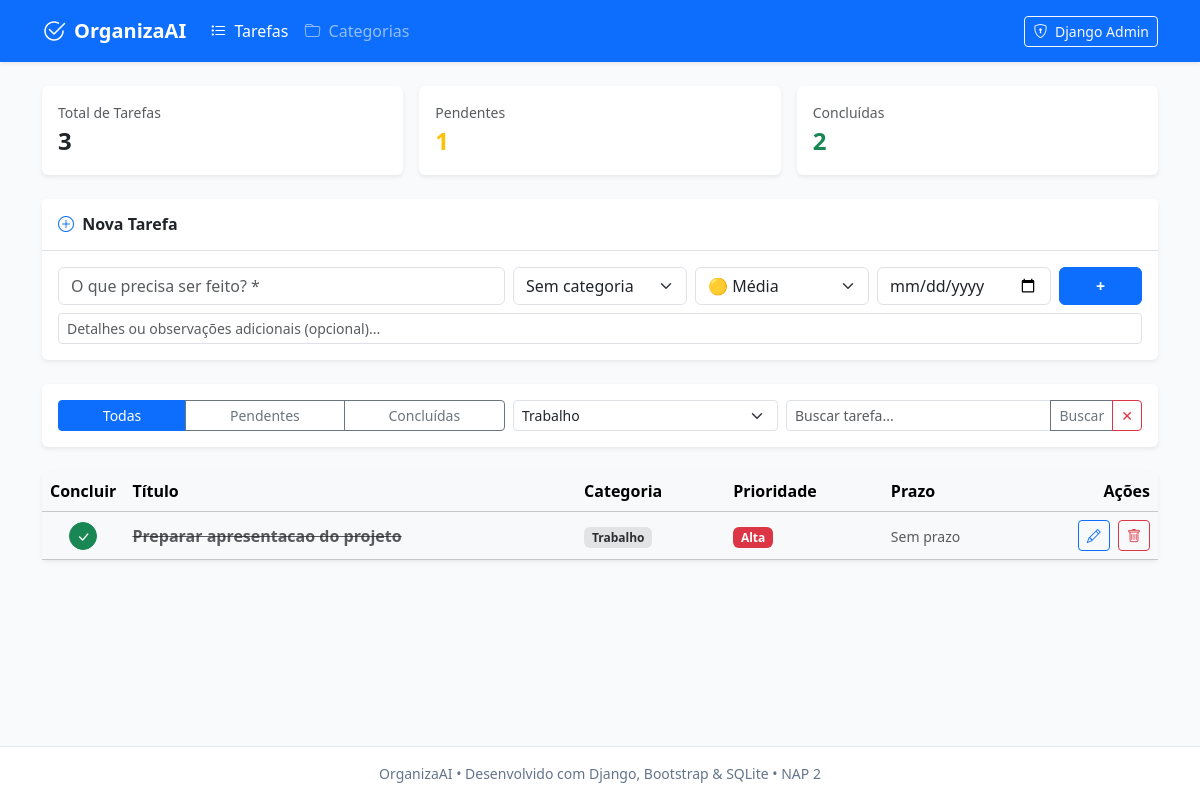
Page /?categoria=2 on the committed database.
### organiza/models.py (models this page shows, shortened)
class Tarefa(models.Model):
    PRIORIDADE_CHOICES = [
        ('baixa', 'Baixa'),
        ('media', 'Média'),
        ('alta', 'Alta'),
    ]
    titulo = models.CharField(max_length=200, verbose_name="Título")
    descricao = models.TextField(blank=True, null=True, verbose_name="Descrição")
    categoria = models.ForeignKey(Categoria, on_delete=models.SET_NULL, null=True, blank=True, verbose_name="Categoria")
    prioridade = models.CharField(max_length=10, choices=PRIORIDADE_CHOICES, default='media', verbose_name="Prioridade")
    data_limite = models.DateField(blank=True, null=True, verbose_name="Data Limite")
    concluida = models.BooleanField(default=False, verbose_name="Concluída")
    data_criacao = models.DateTimeField(default=timezone.now, verbose_name="Data de Criação")
    class Meta:
        verbose_name = "Tarefa"
        verbose_name_plural = "Tarefas"
        ordering = ['concluida', 'data_limite', '-data_criacao']

class Categoria(models.Model):
    nome = models.CharField(max_length=100, unique=True, verbose_name="Nome")
    class Meta:
        verbose_name = "Categoria"
        verbose_name_plural = "Categorias"

### organiza/views.py (the view, shortened to what this page needs)
# urls.py: path('', views.home, name='home'),
def home(request):
    status_filtro = request.GET.get('status', 'todas')
    categoria_filtro = request.GET.get('categoria', '')
    busca = request.GET.get('q', '').strip()
    tarefas = Tarefa.objects.select_related('categoria').all()
    if status_filtro == 'pendentes':
        tarefas = tarefas.filter(concluida=False)
    elif status_filtro == 'concluidas':
        tarefas = tarefas.filter(concluida=True)
    if categoria_filtro:
        tarefas = tarefas.filter(categoria_id=categoria_filtro)
    if busca:
        tarefas = tarefas.filter(titulo__icontains=busca)
    total = Tarefa.objects.count()
    pendentes = Tarefa.objects.filter(concluida=False).count()
    concluidas = Tarefa.objects.filter(concluida=True).count()
    categorias = Categoria.objects.all()
    return render(request, 'lista.html', {
        'tarefas': tarefas,
        'categorias': categorias,
        'status_filtro': status_filtro,
        'categoria_filtro': categoria_filtro,
        'busca': busca,
        'total': total,
        'pendentes': pendentes,
        'concluidas': concluidas,
    })

### template/lista.html (shortened to what this page needs)
{% extends 'base.html' %}
{% block content %}
<div class="row g-3 mb-4">
    <div class="col-md-4">
        <div class="card border-0 shadow-sm p-3">
            <div class="text-muted small">Total de Tarefas</div>
            <div class="fs-4 fw-bold text-dark">{{ total }}</div>
        </div>
    </div>
    <div class="col-md-4">
        <div class="card border-0 shadow-sm p-3">
            <div class="text-muted small">Pendentes</div>
            <div class="fs-4 fw-bold text-warning">{{ pendentes }}</div>
        </div>
    </div>
    <div class="col-md-4">
        <div class="card border-0 shadow-sm p-3">
            <div class="text-muted small">Concluídas</div>
            <div class="fs-4 fw-bold text-success">{{ concluidas }}</div>
        </div>
    </div>
</div>
<div class="card border-0 shadow-sm mb-4">
    <div class="card-header bg-white border-bottom py-3">
        <h2 class="h6 fw-bold mb-0 text-dark">
            <i class="bi bi-plus-circle text-primary me-1"></i> Nova Tarefa
        </h2>
    </div>
    <div class="card-body">
        <form method="POST" action="{% url 'home' %}">
            <div class="row g-2 mb-2">
                <div class="col-12 col-md-5">
                    <input type="text" name="titulo" class="form-control" placeholder="O que precisa ser feito? *" required autocomplete="off">
                </div>
                <div class="col-6 col-md-2">
                    <select name="categoria" class="form-select">
                        <option value="">Sem categoria</option>
                    </select>
                </div>
                <div class="col-6 col-md-2">
                    <select name="prioridade" class="form-select">
                        <option value="media" selected>🟡 Média</option>
                    </select>
                </div>
                <div class="col-6 col-md-2">
                    <input type="date" name="data_limite" class="form-control" title="Data Limite">
                </div>
                <div class="col-6 col-md-1 d-grid">
                    <button type="submit" class="btn btn-primary fw-bold" title="Adicionar">+</button>
                </div>
            </div>
            <div>
                <input type="text" name="descricao" class="form-control form-control-sm text-muted" placeholder="Detalhes ou observações adicionais (opcional)...">
            </div>
        </form>
    </div>
</div>
<div class="card border-0 shadow-sm mb-4">
    <div class="card-body p-3">
        <form method="GET" action="{% url 'home' %}" class="row g-2 align-items-center">
            <div class="col-12 col-md-5">
                <div class="btn-group w-100" role="group">
                    <a href="?status=todas{% if categoria_filtro %}&categoria={{ categoria_filtro }}{% endif %}{% if busca %}&q={{ busca }}{% endif %}"
                       class="btn btn-sm {% if status_filtro == 'todas' %}btn-primary{% else %}btn-outline-secondary{% endif %}">
                        Todas
                    </a>
                    <a href="?status=pendentes{% if categoria_filtro %}&categoria={{ categoria_filtro }}{% endif %}{% if busca %}&q={{ busca }}{% endif %}"
                       class="btn btn-sm {% if status_filtro == 'pendentes' %}btn-primary{% else %}btn-outline-secondary{% endif %}">
                        Pendentes
                    </a>
                    <a href="?status=concluidas{% if categoria_filtro %}&categoria={{ categoria_filtro }}{% endif %}{% if busca %}&q={{ busca }}{% endif %}"
                       class="btn btn-sm {% if status_filtro == 'concluidas' %}btn-primary{% else %}btn-outline-secondary{% endif %}">
                        Concluídas
                    </a>
                </div>
            </div>
            <div class="col-6 col-md-3">
                <select name="categoria" class="form-select form-select-sm" onchange="this.form.submit()">
                    {% for cat in categorias %}
                        <option value="{{ cat.id }}" {% if categoria_filtro == cat.id|stringformat:"s" %}selected{% endif %}>
                            {{ cat.nome }}
                        </option>
                    {% endfor %}
                </select>
            </div>
            <div class="col-6 col-md-4">
                <div class="input-group input-group-sm">
                    <input type="text" name="q" class="form-control" placeholder="Buscar tarefa..." value="{{ busca }}">
                    <button type="submit" class="btn btn-outline-secondary">Buscar</button>
                    {% if busca or categoria_filtro %}
                        <a href="{% url 'home' %}" class="btn btn-outline-danger" title="Limpar">✕</a>
                    {% endif %}
                </div>
            </div>
        </form>
    </div>
</div>
<div class="card border-0 shadow-sm">
    <div class="table-responsive">
        <table class="table table-hover align-middle mb-0">
            <thead class="table-light">
                <tr>
                    <th scope="col" style="width: 50px;">Concluir</th>
                    <th scope="col">Título</th>
                    <th scope="col">Categoria</th>
                    <th scope="col">Prioridade</th>
                    <th scope="col">Prazo</th>
                    <th scope="col" class="text-end" style="width: 140px;">Ações</th>
                </tr>
            </thead>
            <tbody>
                {% for tarefa in tarefas %}
                    <tr class="{% if tarefa.concluida %}table-light text-muted{% endif %}">
                        <td class="text-center">
                            <form method="POST" action="{% url 'concluir_tarefa' tarefa.id %}" class="m-0">
                                <button type="submit" class="btn btn-sm {% if tarefa.concluida %}btn-success{% else %}btn-outline-secondary{% endif %} rounded-circle p-1" style="width: 28px; height: 28px;" title="Marcar como concluída / reabrir">
                                    <i class="bi {% if tarefa.concluida %}bi-check-lg{% else %}bi-circle{% endif %}"></i>
                                </button>
                            </form>
                        </td>
                        <td>
                            <div class="fw-bold {% if tarefa.concluida %}text-decoration-line-through text-muted{% endif %}">
                                {{ tarefa.titulo }}
                            </div>
                        </td>
                        <td>
                            {% if tarefa.categoria %}
                                <span class="badge bg-secondary-subtle text-secondary-emphasis">
                                    {{ tarefa.categoria.nome }}
                                </span>
                            {% else %}
                                <span class="text-muted small">—</span>
                            {% endif %}
                        </td>
                        <td>
                            {% if tarefa.prioridade == 'alta' %}
                                <span class="badge bg-danger">Alta</span>
                            {% elif tarefa.prioridade == 'media' %}
                                <span class="badge bg-warning text-dark">Média</span>
                            {% else %}
                                <span class="badge bg-success">Baixa</span>
                            {% endif %}
                        </td>
                        <td>
                            {% if tarefa.data_limite %}
                                <span class="small">{{ tarefa.data_limite|date:"d/m/Y" }}</span>
                            {% else %}
                                <span class="text-muted small">Sem prazo</span>
                            {% endif %}
                        </td>
                        <td class="text-end">
                            <a href="{% url 'editar_tarefa' tarefa.id %}" class="btn btn-sm btn-outline-primary me-1" title="Editar">
                                <i class="bi bi-pencil"></i>
                            </a>
                            <form method="POST" action="{% url 'excluir_tarefa' tarefa.id %}" class="d-inline" onsubmit="return confirm('Deseja realmente excluir a tarefa \'{{ tarefa.titulo|escapejs }}\'?');">
                                <button type="submit" class="btn btn-sm btn-outline-danger" title="Excluir">
                                    <i class="bi bi-trash"></i>
                                </button>
                            </form>
                        </td>
                    </tr>
                {% endfor %}
            </tbody>
        </table>
    </div>
</div>
{% endblock %}

### template/base.html (style rules this page uses)
body { background-color: #f8fafc; min-height: 100vh; display: flex; flex-direction: column; }

### rows in the picture
Tarefa: concluida True (drawn), titulo "Preparar apresentacao do projeto", categoria.nome "Trabalho", prioridade "Alta", shows "Sem prazo"

### other values in the picture
{{ total }} "3"
{{ pendentes }} "1"
{{ concluidas }} "2"
form field categoria "Trabalho"
